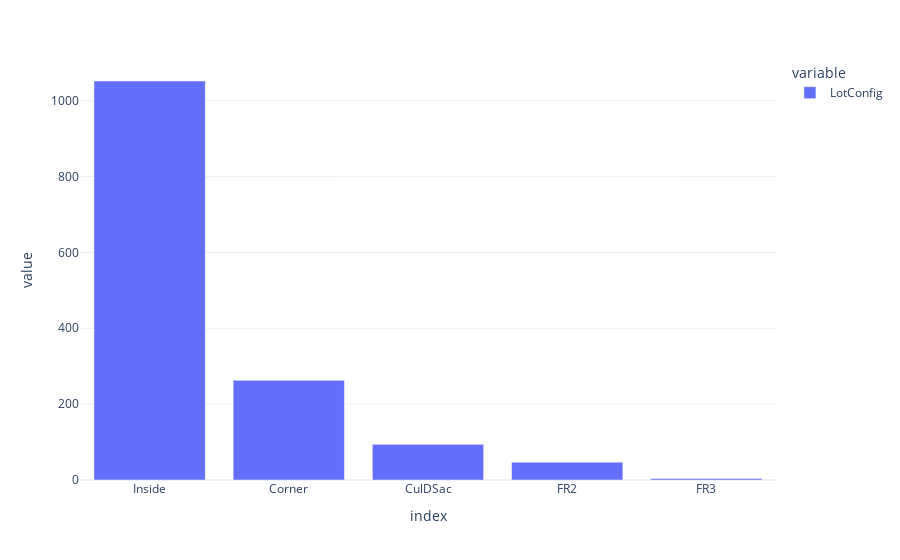

Notebook code for this chart:
### Code cell
px.bar(df.LotConfig.value_counts())

### Figure 1 — Plotly figure (JSON) as saved in the notebook; plotly's stock layout.template omitted (floating-point values rounded to 4 significant figures)
{"data": [{"alignmentgroup": "True", "hovertemplate": "variable=LotConfig<br>index=%{x}<br>value=%{y}<extra></extra>", "legendgroup": "LotConfig", "marker": {"color": "#636efa"}, "name": "LotConfig", "offsetgroup": "LotConfig", "orientation": "v", "showlegend": true, "textposition": "auto", "type": "bar", "x": ["Inside", "Corner", "CulDSac", "FR2", "FR3"], "xaxis": "x", "y": [1052, 263, 94, 47, 4], "yaxis": "y"}], "layout": {"barmode": "relative", "legend": {"title": {"text": "variable"}, "tracegroupgap": 0}, "margin": {"t": 60}, "xaxis": {"anchor": "y", "domain": [0, 1], "title": {"text": "index"}}, "yaxis": {"anchor": "x", "domain": [0, 1], "title": {"text": "value"}}}}
